Frame 1 (no input): blank canvas, image omitted
Frame 60 (no input): blank canvas, image omitted
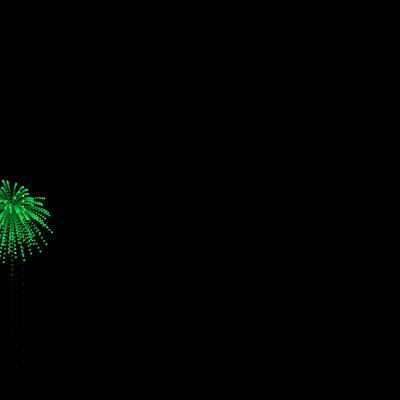
Frame 120 (the mouse pressed at the canvas centre since frame 60)

The p5.js sketch whose frames 1 and 60 were blank and that drew this single picture after the mouse press (run headless with seeded random() and noise() and a simulated clock; from frame 60 on, the mouse is pressed at the canvas centre):

// p5.js sketch
// ── sketch.js
var fireworks = [];
var gravity;

function setup() {
  createCanvas(400, 400);
  gravity = createVector(0, 0.2);
  colorMode(HSB);
  background(0);
}

function draw() {
  if (random(1) < 0.03) {
    fireworks.push(new Firework());
  }
  colorMode(RGB);
  background(0, 25);
  for (var i = this.fireworks.length - 1; i >= 0; i--) {
    fireworks[i].update();
    fireworks[i].show();
    if (fireworks[i].done()) {
      fireworks.splice(i, 1);
    }
  }
}
// ── firework.js
class Firework {
    constructor() {
      this.hu = random(255);
      this.firework = new Particle(random(width), height, this.hu, true);
      this.particles = [];
      this.exploded = false;
    }
  
    update() {
      if (!this.exploded) {
        this.firework.applyForce(gravity);
        this.firework.update();
  
        if (this.firework.vel.y >= 0) {
          this.exploded = true;
          this.explode();
        }
      }
      for (var i = this.particles.length - 1; i >= 0; i--) {
        this.particles[i].applyForce(gravity);
        this.particles[i].update();
        if (this.particles[i].done()) {
          this.particles.splice(i, 1);
        }
      }
    }
  
    done() {
      return this.exploded && this.particles.length == 0;
    }
  
    explode() {
      for (var i = 0; i < 100; i++) {
        var p = new Particle(
          this.firework.pos.x,
          this.firework.pos.y,
          this.hu,
          false
        );
        this.particles.push(p);
      }
    }
  
    show() {
      if (!this.exploded) {
        this.firework.show();
      }
      for (var i = this.particles.length - 1; i >= 0; i--) {
        this.particles[i].show();
      }
    }
  }
  
// ── particle.js
class Particle {
    constructor(x, y, hu, firework) {
      this.pos = createVector(x, y);
      this.lifespan = 255;
      this.hu = hu;
      this.acc = createVector(0, 0);
      this.firework = firework;
      if (this.firework) {
        this.vel = createVector(0, random(-12, -8));
      } else {
        this.vel = p5.Vector.random2D();
        this.vel.mult(random(1, 5));
      }
    }
  
    applyForce(force) {
      this.acc.add(force);
    }
  
    update() {
      if (!this.firework) {
        this.vel.mult(0.95);
        this.lifespan -= random();
      }
      this.vel.add(this.acc);
      this.pos.add(this.vel);
      this.acc.mult(0);
    }
  
    done() {
      return this.lifespan < 0;
    }
  
    show() {
      colorMode(HSB);
      if (!this.firework) {
        strokeWeight(2);
        stroke(this.hu, 255, this.lifespan);
      } else {
        stroke(this.hu, 255, 255);
      }
      point(this.pos.x, this.pos.y);
    }
  }
  
